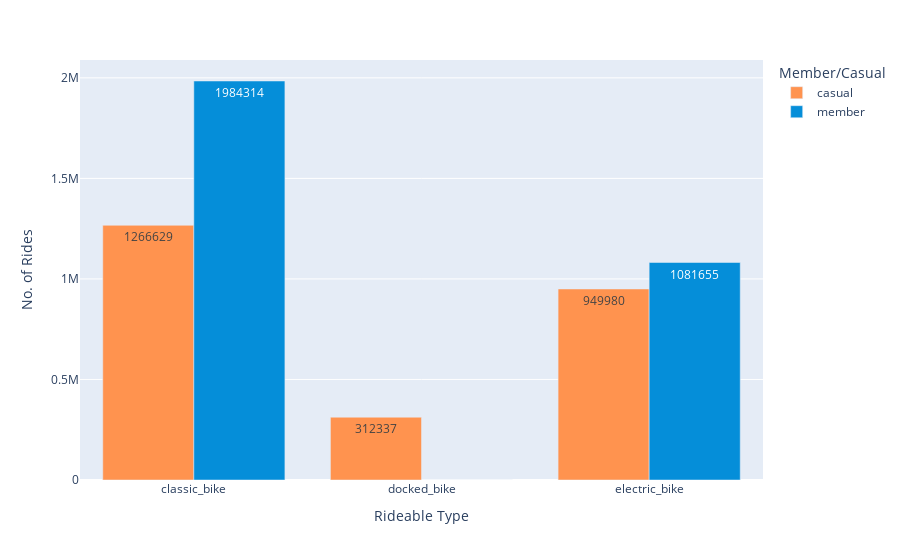

This figure's notebook cell:
### Code cell
fig = df.groupby(['rideable_type', 'member_casual'], as_index=False).count()

px.bar(fig, x = 'rideable_type', y = 'ride_id',color = 'member_casual', barmode='group',
        text = 'ride_id', 
        labels = {'ride_id': 'No. of Rides', 'member_casual': 'Member/Casual', 'rideable_type' : 'Rideable Type'},
        hover_name = 'member_casual',
        hover_data = {'member_casual': False, 'trip_duration': False},
        color_discrete_map = {'casual': '#FF934F', 'member': '#058ED9'})

### Figure 1 — Plotly figure (JSON) as saved in the notebook; plotly's stock layout.template omitted (floating-point values rounded to 4 significant figures)
{"data": [{"alignmentgroup": "True", "customdata": [["casual", 1266629], ["casual", 312337], ["casual", 949980]], "hovertemplate": "<b>%{hovertext}</b><br><br>Rideable Type=%{x}<br>No. of Rides=%{text}<extra></extra>", "hovertext": ["casual", "casual", "casual"], "legendgroup": "casual", "marker": {"color": "#FF934F", "pattern": {"shape": ""}}, "name": "casual", "offsetgroup": "casual", "orientation": "v", "showlegend": true, "text": [1267000.0, 312300.0, 950000.0], "textposition": "auto", "type": "bar", "x": ["classic_bike", "docked_bike", "electric_bike"], "xaxis": "x", "y": [1266629, 312337, 949980], "yaxis": "y"}, {"alignmentgroup": "True", "customdata": [["member", 1984314], ["member", 1], ["member", 1081655]], "hovertemplate": "<b>%{hovertext}</b><br><br>Rideable Type=%{x}<br>No. of Rides=%{text}<extra></extra>", "hovertext": ["member", "member", "member"], "legendgroup": "member", "marker": {"color": "#058ED9", "pattern": {"shape": ""}}, "name": "member", "offsetgroup": "member", "orientation": "v", "showlegend": true, "text": [1984000.0, 1.0, 1082000.0], "textposition": "auto", "type": "bar", "x": ["classic_bike", "docked_bike", "electric_bike"], "xaxis": "x", "y": [1984314, 1, 1081655], "yaxis": "y"}], "layout": {"barmode": "group", "legend": {"title": {"text": "Member/Casual"}, "tracegroupgap": 0}, "margin": {"t": 60}, "xaxis": {"anchor": "y", "domain": [0.0, 1.0], "title": {"text": "Rideable Type"}}, "yaxis": {"anchor": "x", "domain": [0.0, 1.0], "title": {"text": "No. of Rides"}}}}
